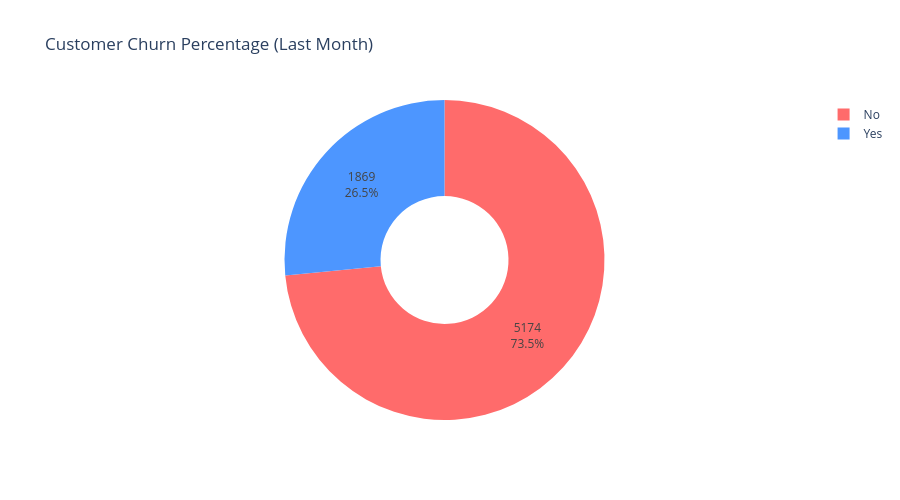

Notebook code for this chart:
### Code cell
# Calculate the baseline churn rate 
churn_counts = df['churn'].value_counts()
total_customers = len(df)
baseline_churn_rate = (churn_counts['Yes'] / total_customers) * 100

print(f"Total Customers: {total_customers}")
print(f"Churned Customers: {churn_counts['Yes']}")
print(f"Baseline Churn Rate: {baseline_churn_rate:.2f}%")

# Create a dataframe for visualization
churn_df = df['churn'].value_counts().reset_index()
churn_df.columns = ['Customer Status', 'Count']
# Map responses for a cleaner visualization look
churn_df['Customer Status'] = churn_df['Customer Status'].map({'Yes': 'Churned', 'No': 'Retained'})

# Create a Plotly Express pie chart to visualize the churn percentage
fig = px.pie(
    df,
    names="churn",
    title="Customer Churn Percentage (Last Month)",
    hole=0.4,
    color_discrete_map={"Yes": "#EF553B", "No": "#636EFA"},
    color_discrete_sequence=["#FF6B6B", "#4D96FF", "#6BCB77"],height = 500
)

fig.update_traces(textposition='inside', textinfo='percent+value')

# Hide grid lines for both axes
fig.update_xaxes(showgrid=False)
fig.update_yaxes(showgrid=False)

# Hide the background by setting transparency
fig.update_layout(
    plot_bgcolor="rgba(0, 0, 0, 0)",
    paper_bgcolor="rgba(0, 0, 0, 0)"
)
fig.show()

### Figure 1 — Plotly figure (JSON) as saved in the notebook; plotly's stock layout.template omitted (floating-point values rounded to 4 significant figures; data arrays with more than 128 entries replaced by an {"elided": "..."} marker saying what was removed)
{"data": [{"domain": {"x": [0, 1], "y": [0, 1]}, "hole": 0.4, "hovertemplate": "churn=%{label}<extra></extra>", "labels": {"elided": "7043 str values"}, "legendgroup": "", "name": "", "showlegend": true, "textinfo": "percent+value", "textposition": "inside", "type": "pie"}], "layout": {"height": 500, "legend": {"tracegroupgap": 0}, "paper_bgcolor": "rgba(0, 0, 0, 0)", "piecolorway": ["#FF6B6B", "#4D96FF", "#6BCB77"], "plot_bgcolor": "rgba(0, 0, 0, 0)", "title": {"text": "Customer Churn Percentage (Last Month)"}, "xaxis": {"showgrid": false}, "yaxis": {"showgrid": false}}}
